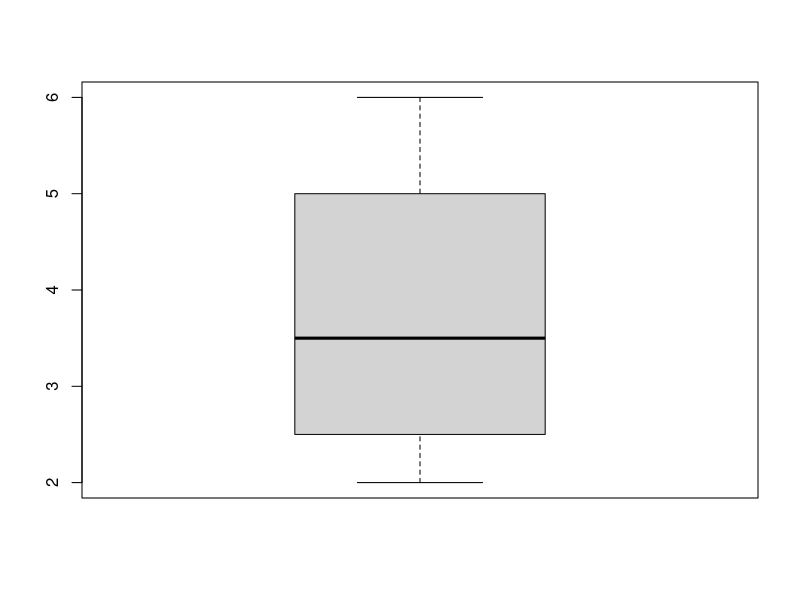

Source code (R):
############################################################################

# Course:  Introduction to R
# Author:  Wolfgang Viechtbauer (https://www.wvbauer.com)
# License: CC BY-NC-SA 4.0
#
# last updated: 2022-05-27

############################################################################

# start RStudio

# open this script: Menu 'File' - Open File (or Ctrl+o / Command+o)

# elements ('panes') of RStudio:
# - top left:     Script Editor
# - bottom left:  Console
# - top right:    Environment, Command History, Connections
# - bottom right: File Browser, Plots, Packages, Help, Viewer

# first check that it says "R version 4.2.0" in the Console; if not, you do
# not have the current version of R installed (maybe you should update,
# especially if the version you have installed is quite old ...)

############################################################################

# using R interactively

# click on the Console and type in:

x <- c(4,2,3,6)
mean(x)

# to see the contents of an object, just type its name

x

# that is in fact just a shortcut for using the print() function

print(x)

# note: object 'x' is listed under 'Environment' in RStudio

# the 'Environment' lists all objects in your 'workspace'; these can be simple
# things like 'x', datasets, the results from some statistical analysis, etc.

# try out tab completion (works in the Console and Editor):
# - type 'box' - should get a list with possible matches
# - type 'p' - now 'boxplot' should be the first option
# - hit tab (or enter); should complete to 'boxplot'
# - now complete with '(x)' so we get

boxplot(x)

# in the Console, the up/down arrows scroll through your 'command history';
# hit Escape to stop showing commands from your command history

############################################################################

# running commands from a script file

# you can run a command from the script by putting the cursor in the same line
# as the command and then using the keyboard shortcut:
# - Windows: Ctrl+Enter
# - macOS:   Command+Enter
#
# try this out with the x <- c(4,2,3,6) and mean(x) lines above
#
# note that the cursor automatically moves to the next line each time you use
# the shortcut, so this way you can quickly run through a bunch of commands
#
# you can also select/highlight multiple lines and run them all at once
#
# you can also run the entire script (don't do this now!) with:
# - Windows: Ctrl+Shift+Enter
# - MacOS:   Command+Shift+Enter
#
# note: tab completion and running commands from the script will not work if
# RStudio doesn't recognize that you are working with an R script (e.g., if
# the file extension is .txt instead of .r or .R); you can manually change the
# file type at the bottom right corner of the script editor (change it to 'R
# Script') but the more appropriate fix is to change the file extension (to .r
# or .R); under the 'File' menu, you can use 'Rename' to do so

############################################################################

# nesting of commands

vx <- var(x)
vx
sqrt(vx)

sqrt(var(x))

# list objects in the environment (see also 'Environment' in RStudio)

ls()

# remove objects

rm(x, vx)

# now what are the objects in the environment?

ls()

# character(0) stands for an empty 'character vector' (more on this later)

# close R/RStudio (remember to choose 'no' when asked to save the workspace)

quit()

# or just close the window

# to avoid the prompt for saving the workspace when closing R/RStudio

quit(save="no")

############################################################################

# restart RStudio

# the script should automatically load (i.e., RStudio automatically reopens
# the script(s) you last worked on)

# list objects in the environment

ls()

# if ls() shows lots of objects in your workspace, then apparently you saved
# the workspace at some point in the past; RStudio automatically restores it

# to remove all objects from your workspace

rm(list=ls())

# (can also go to Menu 'Session' - 'Clear Workspace')

# to delete the (hidden) file that contains the workspace

unlink(".RData")

# my recommendations:
# Menu 'Tools' - Global Options:
# - uncheck 'Restore .RData into workspace at startup'
# - set 'Save workspace to .RData on exit' to 'Never'

# depending on your computer / OS, double-clicking on an .r (.R) file can
# automatically load an R script in RStudio (you might have to configure your
# computer first to always use RStudio for opening .r (.R) files)

############################################################################

# working directory

# the 'working directory' is the directory (i.e., folder) where R will look
# for files (e.g., datasets you want to load) or where it will save files to
# (e.g., graphs you want to save so that they can be imported into a paper or
# presentation; we will learn how to do this later on)

# check your working directory

getwd()

# if this is *not* the directory/folder where you put the course materials:
#
# Menu 'Session' - Set Working Directory - 'To Source File Location'
#
# this sets the working directory to the location of the script (note that
# this actually runs the setwd() command with the correct location)

# check your working directory again

getwd()

# another approach: in the 'Files' tab in the bottom right pane, click your
# way to the directory/folder with the materials, then click 'More', and
# select 'Set As Working Directory'

# don't forget to save the script once in a while (Ctrl+s / Command+s) and add
# comments to the script as needed

############################################################################
